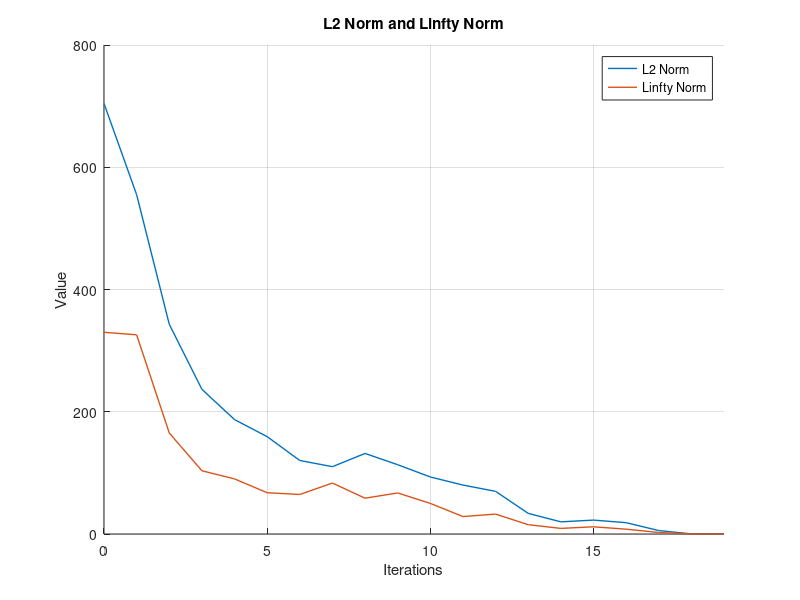

Source code (MATLAB):
clear; close all;

load r_evo.mat
l2norm = zeros(size(r,2),1);
linfnorm = zeros(size(r,2),1);

for i = 1:size(r,2)
    l2norm(i) = norm(r(:,i),2);
    linfnorm(i) = max(abs(r(:,i)));
end

figure,
hold on,
plot(0:size(r,2)-1, l2norm, 'LineWidth', 1)
plot(0:size(r,2)-1, linfnorm, 'LineWidth', 1)
xlim([0 size(r,2)-1])
grid on
title("L2 Norm and L\infty Norm")
xlabel("Iterations")
ylabel("Value")
legend("L2 Norm","L\infty Norm")
